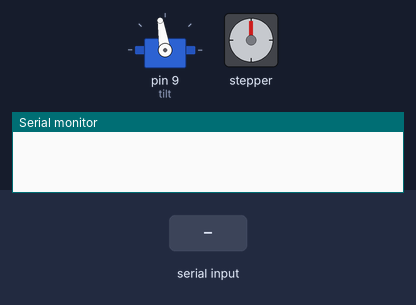
A sketch run on a simulated Arduino Uno, built with avr-gcc and run on an emulated ATmega328P. On the bench: servo, stepper motor, the last lines printed to the serial monitor. The inputs (shaded band) are chosen by the test bench. Stepper angles assume 50 steps per turn.

Above: at 1.2 s.
1.3 s: "H90\n" received over Serial
At 9.1 s:
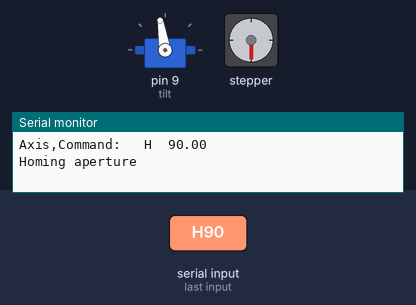
9.8 s: byte 72 ('H') received over Serial
At 11.25 s:
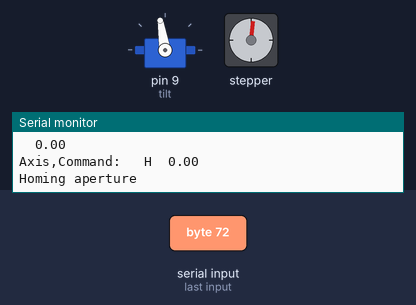
15.8 s: "A90\n" received over Serial
At 18.26 s:
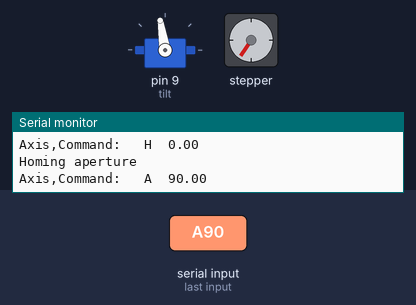
Timing chart, 0 to 27.4 s (numbered marks = the images above; inputs shaded):
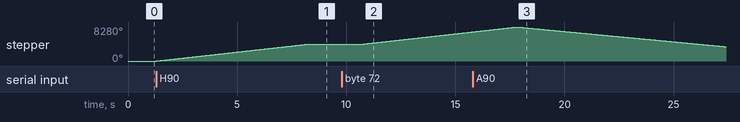

The sketch:

Aperture_Control_Mk3.ino
```cpp
#include <AFMotor.h>


String input;
String number;
double pos = 1.8;
double ratio50 = 11.5;
double ratio75 = 8;
double ratio = 0;

// Connect a stepper motor with 48 steps per revolution (7.5 degree)
// to motor port #2 (M3 and M4)
AF_Stepper motor(50, 2);

void moveAperture(double command,double diam)
{

  if(diam == 75) ratio = ratio75;
  if(diam == 50) ratio = ratio50;

  motor.setSpeed(100);  // RPM

    command = command-pos;

    command = command*ratio;

  if(command > 0)motor.step(command, BACKWARD, MICROSTEP);
  if(command < 0)motor.step(abs(command), FORWARD, MICROSTEP);

  pos = pos + (command/ratio);

  if(input.equals("H")) pos = 1.8;


    Serial.println("Command= ");
    Serial.println(command);
    Serial.println("Position= ");
    Serial.println(pos);
  command = 0;

}

void calibrate(double diam)
{
  motor.setSpeed(100);

  if(diam == 75)
  {
    ratio = ratio75;
    motor.step(75*ratio,FORWARD,SINGLE);
    pos = 0;
  }
  else if(diam == 50)
  {
    ratio = ratio50;
    motor.step(50*ratio,FORWARD,SINGLE);
    pos = 1.8;
  }
}
```

Serial_Communication.ino
```cpp
#include <Servo.h>


int pan = 1;
int tilt = 9;
int tiltOffset = 9;
int diam = 50;

float command;
int axis;
int intAxis;
int intCommand;
int desiredPosition;

Servo tiltServo;

/**************************************/
/*************** SETUP ****************/
/**************************************/
void setup(){

  tiltServo.attach(tilt);
  tiltServo.write(90+tiltOffset);
  Serial.begin(9600);   // begin Serial communication with Arduino


}

/**************************************/
/************* MAIN LOOP **************/
/**************************************/
void loop() {


  char inChar;

if(Serial.available() > 0)
{
    axis = Serial.read();

    command = Serial.parseFloat();

    if(axis != "")
    {
      Serial.print("Axis,Command: \t");
      Serial.print(char(axis));
      Serial.print('\t');
      Serial.println(command);
    }


    switch (axis){
      case '\r':
        break;
      case '\n':
        break;
      case 'H':
        if(command == 75)
        {
          diam = 75;
        }else if(command == 50)
        {
          diam = 50;
        }
        Serial.println("Homing aperture");
        calibrate(diam);
        break;
      case '?':
        Serial.print("P.A.T: \t");
//        Serial.print(getPanPosition(pan));
        Serial.print("\t,");
        //Serial.print(getAperturePosition(ap,diam));
        Serial.print("\t,");
        Serial.println(tiltServo.read()-(90+tiltOffset));
//      case 'P':
//        movePan(pan, command);
//        break;
      case 'A':
        moveAperture(command,diam);
        break;
      case 'T':
        command = (command*1.1)+tiltOffset;
        if(command > 80)
        {
          Serial.println("Value too high");
          break ;
        }else if (command < -80)
        {
           Serial.println("Value too low");
           break ;
         }
        tiltServo.write(command+90);
        delay(10);
        break;
      default:
        Serial.print("\nCommand not recognized,\nacceptable commands are:\nPan(deg)-'P-(0-180)'\n"
            "Tilt(deg)-'T-(-90-90)'\Aperture(mm)-'A-(0-75)'\n\nExample: T-45\n\n\n");
    }
    delay(10);
}
}
```

Measured:
- after the input at 1.3 s, stepper: turns 4140° clockwise in 7.0 s, starting at once
- after the input at 9.8 s, stepper: keeps turning clockwise at about 592°/s, starting after 1.0 s
